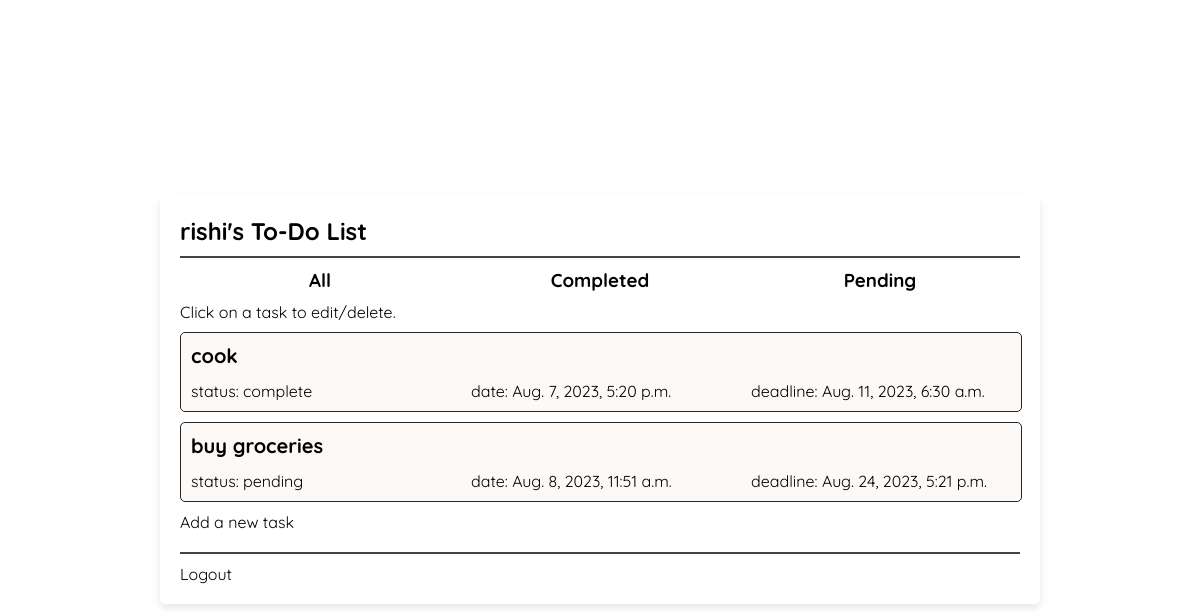
The app's page / (signed in) with its own data.
### myapp/models.py (models this page shows, shortened)
class Task(models.Model):
    user = models.ForeignKey(
        User, on_delete=models.CASCADE, null=True, blank=True)
    title = models.CharField(max_length=100)
    description = models.TextField(null=True, blank=True)
    complete = models.BooleanField(default=False)
    created = models.DateTimeField(auto_now_add=True)
    deadline = models.DateTimeField(null=True, blank=True ,default=None)
    class Meta:
        order_with_respect_to = 'user'

### myapp/views.py (the view)
# urls.py: path('', views.TaskList.as_view(), name='task_list'),
class TaskList(LoginRequiredMixin, ListView):
    template_name = 'task_list.html'
    model = Task
    context_object_name = 'tasks'
    def get_context_data(self, **kwargs):
        context = super().get_context_data(**kwargs)
        context['tasks'] = context['tasks'].filter(user=self.request.user)
        return context

### myapp/templates/task_list.html (shortened to what this page needs)
{% load static %}
<!DOCTYPE html>
<html lang="en">
<head>
    <link rel="stylesheet" href="{% static 'css/style.css' %}">
</head>
<body>
    <br>
    <section class="card">
        <h2>{{ request.user }}'s To-Do List</h2>
        <div class="divider"></div>
        <div class="mydiv1">
            <h3 onclick="window.location.href='{% url 'task_list' %}'">All</h3>
            <h3 onclick="window.location.href='{% url 'completed_tasks' %}'">Completed</h3>
            <h3 onclick="window.location.href='{% url 'pending_tasks' %}'">Pending</h3>
        </div>
        {% if tasks %}
        <p>Click on a task to edit/delete.</p>
        {% for task in tasks %}
        <div class="task-div" onclick="window.location.href='{% url 'task-update' pk=task.pk %}'">
            <h2>{{ task.title }}</h2>
            <div class="task-details">
                {% if task.complete %}
                <p>status: complete</p>
                {% else %}
                <p>status: pending</p>
                {% endif %}
                <p>date: {{ task.created }}</p>
                <p>deadline: {{ task.deadline }}</p>
            </div>
        </div>
        {% endfor %}
        <p><a href="{% url 'task-create' %}">Add a new task</a></p>
        <br>
        <div class="divider"></div>
        {% else %}
        <h3>You have no tasks!</h3>
        <br>
        <p><a href="{% url 'task-create' %}">Add a new task</a></p>
        {% endif %}
        <p><a href="{% url 'logout' %}">Logout</a></p>
    </section>
</body>
</html>

### myapp/static/css/style.css (style rules this page uses)
:root { --background-color1: #fcf9f7; --background-color2: #fcf5f1; }
* { margin: 0; padding: 0; font-family: "Quicksand", sans-serif; }
body { align-items: center; justify-content: center; display: flex; height: 100vh; }
.card, .card-body { margin-top: 20px; max-height: 100vh; margin: 0 auto; padding: 20px; border-radius: 5px; box-shadow: 0 4px 8px rgba(0, 0, 0, 0.1); position: relative; }
.card { width: 70%; overflow-y: auto; }
.card h2 { position: relative; margin-bottom: 10px; }
.divider { height: 2px; background-color: #454444; margin-bottom: 10px; }
.mydiv1 { display: flex; justify-content: space-between; margin-bottom: 10px; }
.mydiv1 h3 { flex: 1; text-align: center; }
.task-div { position: relative; width: 100%; background-color: var(--background-color1); border-radius: 5px; border: 1px solid rgb(37, 37, 37); margin-top: 10px; margin-bottom: 10px; display: flex; flex-direction: column; }
.task-div h2 { padding: 10px; font-size: 20px; padding-bottom: 3px; }
.task-details { display: flex; justify-content: space-between; margin-bottom: 10px; }
.task-details p { padding-left: 10px; flex: 1; text-align: left; }
.mydiv1 h3 { color: black; position: relative; }
.mydiv1 h3::before { content: ''; position: absolute; top: 100%; left: 50%; transform: translateX(-50%); height: 1px; width: 0; background-color: rgb(0, 0, 0); transition: .3s; }
.card a { text-decoration: none; color: black; position: relative; }
.card a::before { content: ''; position: absolute; top: 100%; left: 50%; transform: translateX(-50%); height: 1px; width: 0; background-color: rgb(0, 0, 0); transition: .3s; }

### records on screen
Task: title "cook", complete "status: complete", created "Aug. 7, 2023, 5:20 p.m.", deadline "Aug. 11, 2023, 6:30 a.m."
Task: title "buy groceries", complete "status: pending", created "Aug. 8, 2023, 11:51 a.m.", deadline "Aug. 24, 2023, 5:21 p.m."

### other values on screen
{{ request.user }} "rishi"
